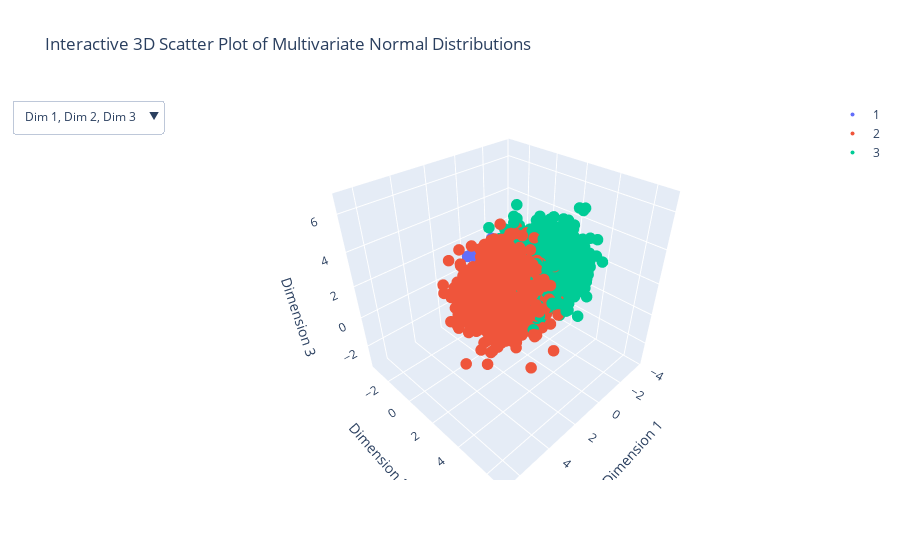

The cell this chart's notebook holds for it:
### Code cell
# 3d ploting of data
# replace parameter lables to False for data only 
sim1.plot_3d(labels=True)

### Figure 1 — Plotly figure (JSON) as saved in the notebook; plotly's stock layout.template omitted (floating-point values rounded to 4 significant figures; data arrays with more than 128 entries replaced by an {"elided": "..."} marker saying what was removed)
{"data": [{"marker": {"size": 4}, "mode": "markers", "name": "1", "type": "scatter3d", "x": {"elided": "1000 float values"}, "y": {"elided": "1000 float values"}, "z": {"elided": "1000 float values"}}, {"marker": {"size": 4}, "mode": "markers", "name": "2", "type": "scatter3d", "x": {"elided": "1500 float values"}, "y": {"elided": "1500 float values"}, "z": {"elided": "1500 float values"}}, {"marker": {"size": 4}, "mode": "markers", "name": "3", "type": "scatter3d", "x": {"elided": "2000 float values"}, "y": {"elided": "2000 float values"}, "z": {"elided": "2000 float values"}}], "layout": {"scene": {"xaxis": {"title": {"text": "Dimension 1"}}, "yaxis": {"title": {"text": "Dimension 2"}}, "zaxis": {"title": {"text": "Dimension 3"}}}, "title": {"text": "Interactive 3D Scatter Plot of Multivariate Normal Distributions"}, "updatemenus": [{"buttons": [{"args": [{"x": {"elided": "3 rows, 4500 float values in total"}, "y": {"elided": "3 rows, 4500 float values in total"}, "z": {"elided": "3 rows, 4500 float values in total"}}], "label": "Dim 1, Dim 2, Dim 3", "method": "update"}], "direction": "down", "showactive": true}]}}
